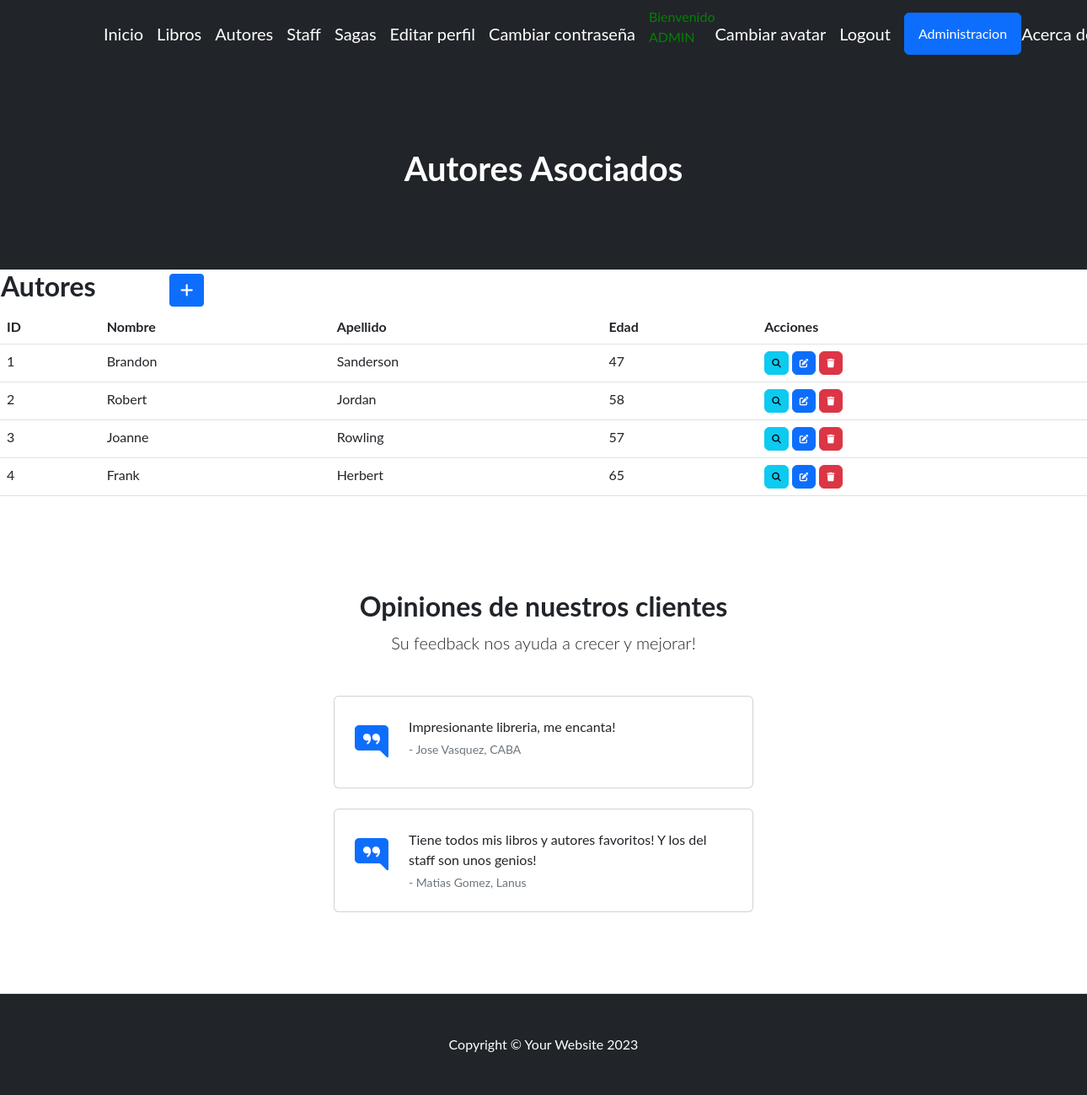
Page /miaplicacion/autores/ (signed in) on the earlier database version.
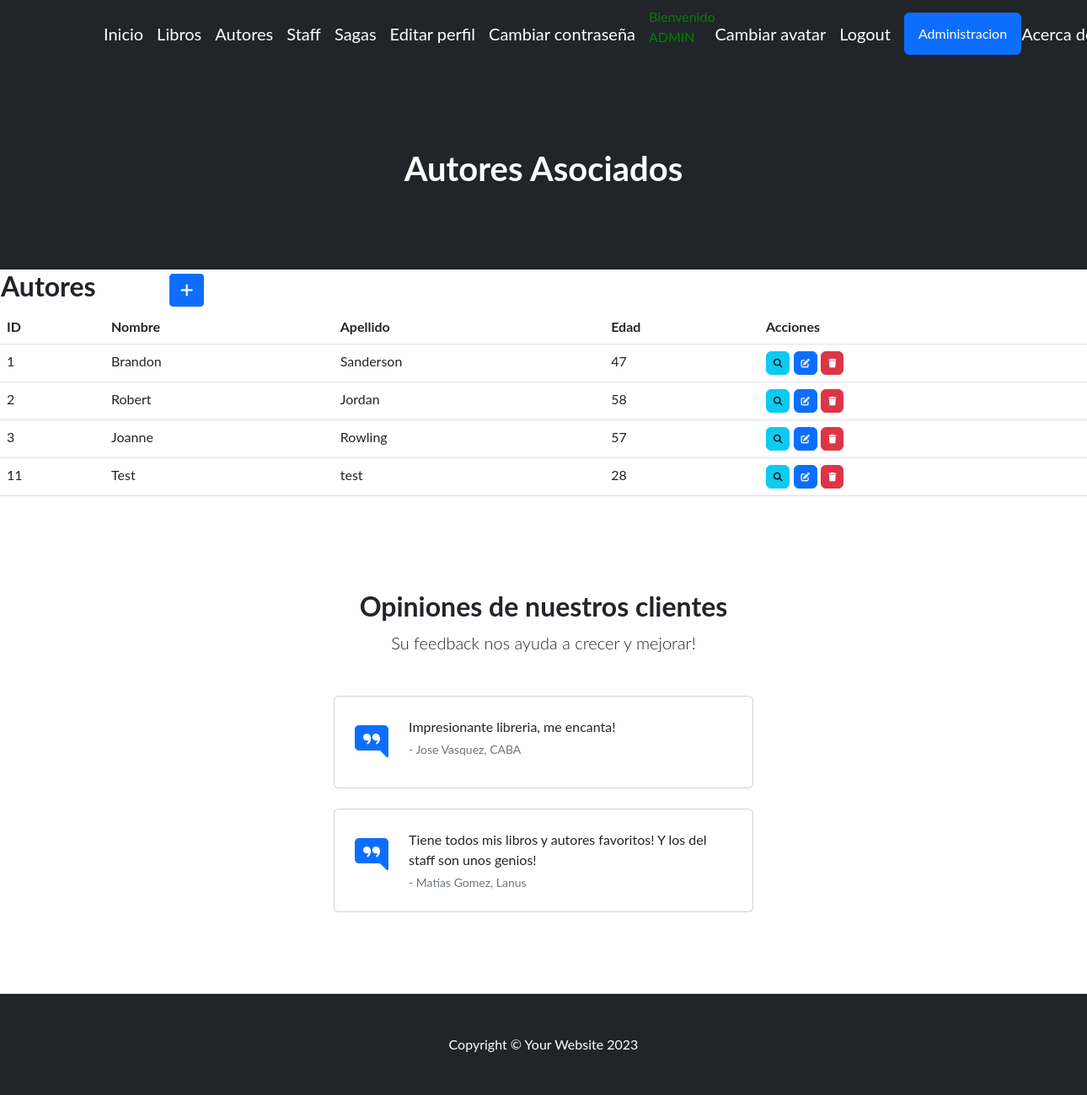
Same page on the later database version.
### miaplicacion/models.py (models this page shows, shortened)
class Autor(models.Model):
    nombre = models.CharField(max_length=50)
    apellido = models.CharField(max_length=50)
    edad = models.IntegerField()

### miaplicacion/views.py (the view)
# urls.py: path('autores/', autorList.as_view(), name="Autores"),
class autorList(LoginRequiredMixin, ListView):
    model = Autor

### miaplicacion/templates/miaplicacion/autor_list.html (shortened to what this page needs)
{% extends 'miaplicacion/base.html' %}
{% load static %}
{% block cabecera %}Autores Asociados{% endblock cabecera %}
{% block contenido %}
<table>
    <tr>
        <td width="200"><h2>Autores</h2></td>
        <td>
            <a
            href="{% url 'create_autor' %}"
            class="btn btn-primary btn-sm"
            >
            </a>
        </td>
    </tr>
</table>
<table class="table">
  <thead>
    <tr>
      <th>ID</th>
      <th>Nombre</th>
      <th>Apellido</th>
      <th>Edad</th>
      <th>Acciones</th>
    </tr>
  </thead>
  <tbody>
    {% for p in autor_list %}
    <tr>
      <td>{{ p.id }}</td>
      <td>{{ p.nombre }}</td>
      <td>{{ p.apellido }}</td>
      <td>{{ p.edad }}</td>
      <td>
        <a
        href="{% url 'detail_autor' p.id %}"
        class="btn btn-info"
        style="--bs-btn-padding-y: .25rem; --bs-btn-padding-x: .5rem; --bs-btn-font-size: .75rem;"
        >
        </a>
        <a
          href="{% url 'update_autor' p.id %}"
          class="btn btn-primary"
          style="--bs-btn-padding-y: .25rem; --bs-btn-padding-x: .5rem; --bs-btn-font-size: .75rem;"
          >
        </a>
        <a
          href="{% url 'delete_autor' p.id %}"
          class="btn btn-danger"
          style="--bs-btn-padding-y: .25rem; --bs-btn-padding-x: .5rem; --bs-btn-font-size: .75rem;"
          >
        </a>
      </td>
    </tr>
    {% endfor %}
  </tbody>
</table>
{% endblock contenido %}

Differences in the rows shown:
removed Autor: id "4", nombre "Frank", apellido "Herbert", edad "65"
added Autor: id "11", nombre "Test", apellido "test", edad "28"
